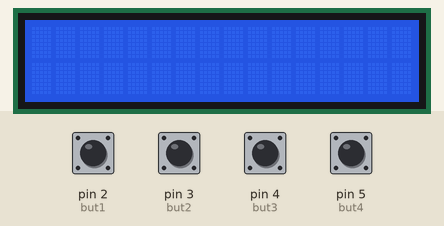
This sketch was run on a simulated Arduino Uno, built with avr-gcc and run on an emulated ATmega328P. Parts: 16×2 character LCD. The test bench sets the inputs (shaded band); at power-on: pin 2 (but1), pin 3 (but2), pin 4 (but3), pin 5 (but4) LOW.

Above: at 1.3 s.
1.4 s: pin 3 (but2) pulled HIGH for 1 s
At 3.5 s:
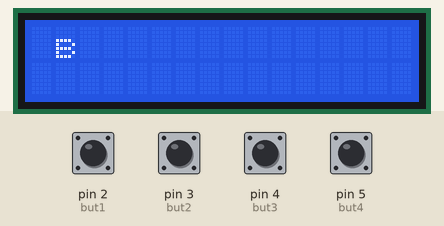
3.9 s: pin 5 (but4) pulled HIGH for 0.15 s
At 5.2 s:
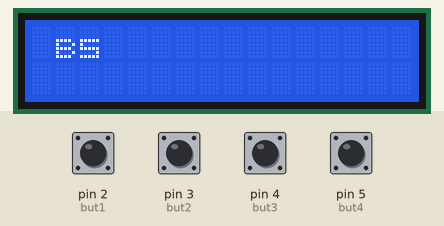
5.5 s: pin 5 (but4) pulled HIGH for 0.15 s
At 6.6 s:
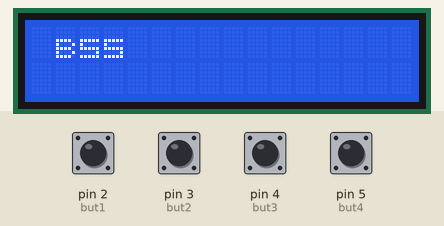
7.1 s: pin 2 (but1) pulsed HIGH 5 times (0.12 s each, 0.3 s apart)
At 8.8 s:
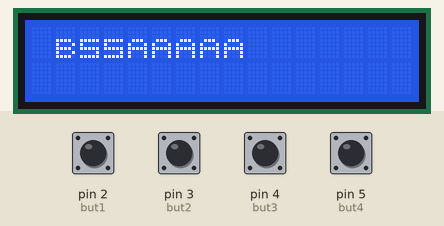
10.1 s: pin 5 (but4) pulled HIGH for 0.15 s
At 11.3 s:
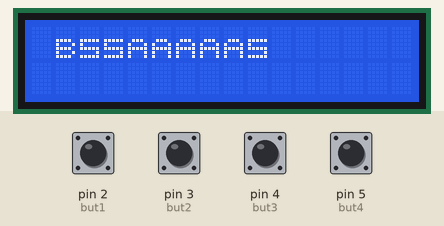
11.7 s: pin 2 (but1) pulled HIGH for 1 s
At 13.8 s:
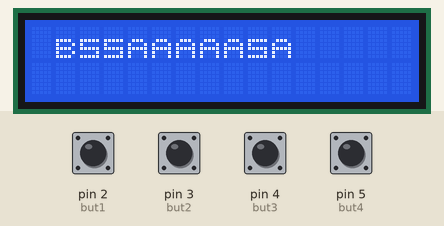
Timing chart, 0 to 15.2 s (numbered marks = the images above; inputs shaded):
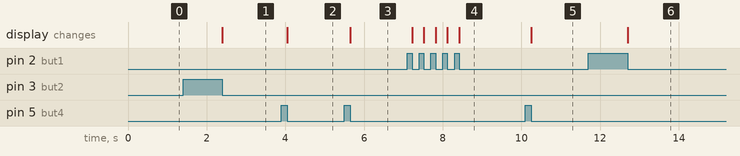

The sketch:

bt6_lcd.ino
```cpp
#include <Wire.h>
#include <LiquidCrystal_I2C.h>
LiquidCrystal_I2C lcd(0x27, 16,2);
int but1 = 2;
int but2 = 3;
int but3 = 4;
int but4 = 5;
int tt= 0;
int tt1= 0;
int tt2= 0;
int tt3= 0;
int i =0;
byte chuA[8]={
  B00000,
  B00000,
  B00000,
  B01110,
  B10001,
  B11111,
  B10001,
  B10001,
};
byte chuB[8]={
  B00000,
  B00000,
  B00000,
  B11110,
  B10001,
  B11110,
  B10001,
  B11110,
};
byte chuC[8]={
  B00000,
  B00000,
  B00000,
  B11111,
  B10000,
  B10000,
  B10000,
  B11111,
};
byte chuS[8]={
  B00000,
  B00000,
  B00000,
  B11111,
  B10000,
  B11111,
  B00001,
  B11111,
};
byte chuAA[8]={
  B00100,
  B01010,
  B00000,
  B01110,
  B10001,
  B11111,
  B10001,
  B10001,
};
byte chuAS[8]={
  B00010,
  B00100,
  B01000,
  B00000,
  B10001,
  B11111,
  B10001,
  B10001,
};

void setup() {
  // put your setup code here, to run once:
  lcd.init();
  lcd.backlight();
  pinMode(but1,INPUT);
  pinMode(but2,INPUT);
  pinMode(but3,INPUT);
  pinMode(but4,INPUT);
  lcd.createChar(0,chuA);
  lcd.createChar(1,chuB);
  lcd.createChar(2,chuC);
  lcd.createChar(3,chuS);
  lcd.createChar(4,chuAA);
  lcd.createChar(5,chuAS);
}

void loop() {
  // put your main code here, to run repeatedly:

  if(digitalRead(but1)==1)
    {
      tt=!tt;
    }
    else
    {
      if(tt)
      {
        i++;
        lcd.setCursor(i, 0);
        lcd.write(0);
        tt = 0;
      }
    }
    if(digitalRead(but2)==1)
    {
      tt1=!tt1;
    }
    else
    {
      if(tt1)
      {
        i++;
        lcd.setCursor(i, 0);
        lcd.write(1);
        tt1 = 0;
      }
    }
    if(digitalRead(but3)==1)
    {
      tt2=!tt2;
    }
    else
    {
      if(tt2)
      {
        i++;
        lcd.setCursor(i, 0);
        lcd.write(2);
        tt2 = 0;
      }
    }
    if(digitalRead(but4)==1)
    {
      tt3=!tt3;
    }
    else
    {
      if(tt3)
      {
        i++;
        lcd.setCursor(i, 0);
        lcd.write(3);
        tt3 = 0;
      }
    }
}
```

Measured:
- after the input at 1.4 s, the display: changes after 1.0 s (image 1)
- after the input at 3.9 s, the display: changes after 0.15 s (image 2)
- after the input at 5.5 s, the display: changes after 0.15 s (image 3)
- after the input at 7.1 s, the display: first changes after 0.12 s (image 4 shows a later state)
- after the input at 10.1 s, the display: changes after 0.15 s (image 5)
- after the input at 11.7 s, the display: changes after 1.0 s (image 6)
